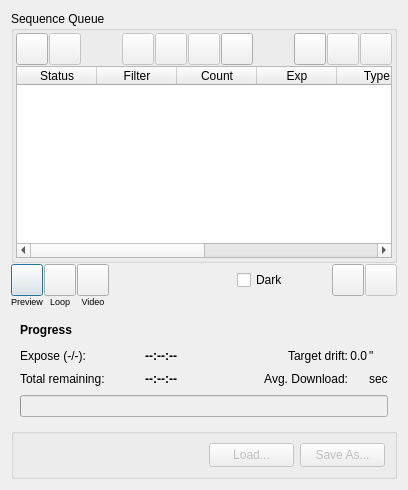
     <widget class="QWidget" name="rightLayoutWidget">
      <layout class="QVBoxLayout" name="RightLayout">
       <property name="spacing">
        <number>2</number>
       </property>
       <item>
        <layout class="QVBoxLayout" name="SequenceQueue">
         <property name="spacing">
          <number>1</number>
         </property>
         <item>
          <widget class="QGroupBox" name="sequenceBox">
           <property name="sizePolicy">
            <sizepolicy hsizetype="Expanding" vsizetype="Expanding">
             <horstretch>0</horstretch>
             <verstretch>0</verstretch>
            </sizepolicy>
           </property>
           <property name="title">
            <string>Sequence Queue</string>
           </property>
           <layout class="QVBoxLayout" name="verticalLayout_8">
            <property name="spacing">
             <number>1</number>
            </property>
            <property name="leftMargin">
             <number>2</number>
            </property>
            <property name="topMargin">
             <number>2</number>
            </property>
            <property name="rightMargin">
             <number>2</number>
            </property>
            <property name="bottomMargin">
             <number>2</number>
            </property>
            <item>
             <layout class="QHBoxLayout" name="horizontalLayout_14" stretch="0,0,1,0,0,0,0,0,2,0,0">
              <property name="spacing">
               <number>1</number>
              </property>
              <item>
               <widget class="QPushButton" name="addToQueueB">
                <property name="sizePolicy">
                 <sizepolicy hsizetype="Fixed" vsizetype="Fixed">
                  <horstretch>0</horstretch>
                  <verstretch>0</verstretch>
                 </sizepolicy>
                </property>
                <property name="minimumSize">
                 <size>
                  <width>32</width>
                  <height>32</height>
                 </size>
                </property>
                <property name="maximumSize">
                 <size>
                  <width>32</width>
                  <height>32</height>
                 </size>
                </property>
                <property name="text">
                 <string />
                </property>
                <attribute name="buttonGroup">
                 <string notr="true">queueEditButtonGroup</string>
                </attribute>
               </widget>
              </item>
              <item>
               <widget class="QPushButton" name="removeFromQueueB">
                <property name="enabled">
                 <bool>false</bool>
                </property>
                <property name="sizePolicy">
                 <sizepolicy hsizetype="Fixed" vsizetype="Fixed">
                  <horstretch>0</horstretch>
                  <verstretch>0</verstretch>
                 </sizepolicy>
                </property>
                <property name="minimumSize">
                 <size>
                  <width>32</width>
                  <height>32</height>
                 </size>
                </property>
                <property name="maximumSize">
                 <size>
                  <width>32</width>
                  <height>32</height>
                 </size>
                </property>
                <property name="text">
                 <string />
                </property>
                <attribute name="buttonGroup">
                 <string notr="true">queueEditButtonGroup</string>
                </attribute>
               </widget>
              </item>
              <item>
               <spacer name="horizontalSpacer_SQ1">
                <property name="orientation">
                 <enum>Qt::Horizontal</enum>
                </property>
                <property name="sizeType">
                 <enum>QSizePolicy::Expanding</enum>
                </property>
                <property name="sizeHint" stdset="0">
                 <size>
                  <width>40</width>
                  <height>20</height>
                 </size>
                </property>
               </spacer>
              </item>
              <item>
               <widget class="QPushButton" name="queueUpB">
                <property name="enabled">
                 <bool>false</bool>
                </property>
                <property name="sizePolicy">
                 <sizepolicy hsizetype="Fixed" vsizetype="Fixed">
                  <horstretch>0</horstretch>
                  <verstretch>0</verstretch>
                 </sizepolicy>
                </property>
                <property name="minimumSize">
                 <size>
                  <width>32</width>
                  <height>32</height>
                 </size>
                </property>
                <property name="maximumSize">
                 <size>
                  <width>32</width>
                  <height>32</height>
                 </size>
                </property>
                <property name="text">
                 <string />
                </property>
                <attribute name="buttonGroup">
                 <string notr="true">queueEditButtonGroup</string>
                </attribute>
               </widget>
              </item>
              <item>
               <widget class="QPushButton" name="queueDownB">
                <property name="enabled">
                 <bool>false</bool>
                </property>
                <property name="sizePolicy">
                 <sizepolicy hsizetype="Fixed" vsizetype="Fixed">
                  <horstretch>0</horstretch>
                  <verstretch>0</verstretch>
                 </sizepolicy>
                </property>
                <property name="minimumSize">
                 <size>
                  <width>32</width>
                  <height>32</height>
                 </size>
                </property>
                <property name="maximumSize">
                 <size>
                  <width>32</width>
                  <height>32</height>
                 </size>
                </property>
                <property name="text">
                 <string />
                </property>
                <attribute name="buttonGroup">
                 <string notr="true">queueEditButtonGroup</string>
                </attribute>
               </widget>
              </item>
              <item>
               <widget class="QPushButton" name="resetB">
                <property name="enabled">
                 <bool>false</bool>
                </property>
                <property name="sizePolicy">
                 <sizepolicy hsizetype="Fixed" vsizetype="Fixed">
                  <horstretch>0</horstretch>
                  <verstretch>0</verstretch>
                 </sizepolicy>
                </property>
                <property name="minimumSize">
                 <size>
                  <width>32</width>
                  <height>32</height>
                 </size>
                </property>
                <property name="maximumSize">
                 <size>
                  <width>32</width>
                  <height>32</height>
                 </size>
                </property>
                <property name="toolTip">
                 <string>Reset status of all jobs</string>
                </property>
                <property name="text">
                 <string />
                </property>
                <attribute name="buttonGroup">
                 <string notr="true">queueEditButtonGroup</string>
                </attribute>
               </widget>
              </item>
              <item>
               <widget class="QPushButton" name="observerB">
                <property name="minimumSize">
                 <size>
                  <width>32</width>
                  <height>32</height>
                 </size>
                </property>
                <property name="maximumSize">
                 <size>
                  <width>32</width>
                  <height>32</height>
                 </size>
                </property>
                <property name="toolTip">
                 <string>Select Observer...</string>
                </property>
                <property name="text">
                 <string />
                </property>
               </widget>
              </item>
              <item>
               <spacer name="horizontalSpacer_SQ2">
                <property name="orientation">
                 <enum>Qt::Horizontal</enum>
                </property>
                <property name="sizeHint" stdset="0">
                 <size>
                  <width>40</width>
                  <height>20</height>
                 </size>
                </property>
               </spacer>
              </item>
              <item>
               <widget class="QPushButton" name="queueLoadB">
                <property name="sizePolicy">
                 <sizepolicy hsizetype="Fixed" vsizetype="Fixed">
                  <horstretch>0</horstretch>
                  <verstretch>0</verstretch>
                 </sizepolicy>
                </property>
                <property name="minimumSize">
                 <size>
                  <width>32</width>
                  <height>32</height>
                 </size>
                </property>
                <property name="maximumSize">
                 <size>
                  <width>32</width>
                  <height>32</height>
                 </size>
                </property>
                <property name="toolTip">
                 <string>Load Capture Sequence from File...</string>
                </property>
                <property name="text">
                 <string />
                </property>
                <attribute name="buttonGroup">
                 <string notr="true">queueEditButtonGroup</string>
                </attribute>
               </widget>
              </item>
              <item>
               <widget class="QPushButton" name="queueSaveB">
                <property name="enabled">
                 <bool>false</bool>
                </property>
                <property name="sizePolicy">
                 <sizepolicy hsizetype="Fixed" vsizetype="Fixed">
                  <horstretch>0</horstretch>
                  <verstretch>0</verstretch>
                 </sizepolicy>
                </property>
                <property name="minimumSize">
                 <size>
                  <width>32</width>
                  <height>32</height>
                 </size>
                </property>
                <property name="maximumSize">
                 <size>
                  <width>32</width>
                  <height>32</height>
                 </size>
                </property>
                <property name="toolTip">
                 <string>Save Capture Sequence...</string>
                </property>
                <property name="text">
                 <string />
                </property>
                <attribute name="buttonGroup">
                 <string notr="true">queueEditButtonGroup</string>
                </attribute>
               </widget>
              </item>
              <item>
               <widget class="QPushButton" name="queueSaveAsB">
                <property name="enabled">
                 <bool>false</bool>
                </property>
                <property name="sizePolicy">
                 <sizepolicy hsizetype="Fixed" vsizetype="Fixed">
                  <horstretch>0</horstretch>
                  <verstretch>0</verstretch>
                 </sizepolicy>
                </property>
                <property name="minimumSize">
                 <size>
                  <width>32</width>
                  <height>32</height>
                 </size>
                </property>
                <property name="maximumSize">
                 <size>
                  <width>32</width>
                  <height>32</height>
                 </size>
                </property>
                <property name="toolTip">
                 <string>Save Capture Sequence As...</string>
                </property>
                <property name="text">
                 <string />
                </property>
                <attribute name="buttonGroup">
                 <string notr="true">queueEditButtonGroup</string>
                </attribute>
               </widget>
              </item>
             </layout>
            </item>
            <item>
             <widget class="QTableWidget" name="queueTable">
              <property name="sizePolicy">
               <sizepolicy hsizetype="MinimumExpanding" vsizetype="MinimumExpanding">
                <horstretch>0</horstretch>
                <verstretch>0</verstretch>
               </sizepolicy>
              </property>
              <property name="horizontalScrollBarPolicy">
               <enum>Qt::ScrollBarAsNeeded</enum>
              </property>
              <property name="selectionBehavior">
               <enum>QAbstractItemView::SelectRows</enum>
              </property>
              <attribute name="horizontalHeaderMinimumSectionSize">
               <number>30</number>
              </attribute>
              <attribute name="horizontalHeaderDefaultSectionSize">
               <number>80</number>
              </attribute>
              <column>
               <property name="text">
                <string>Status</string>
               </property>
              </column>
              <column>
               <property name="text">
                <string>Filter</string>
               </property>
              </column>
              <column>
               <property name="text">
                <string>Count</string>
               </property>
              </column>
              <column>
               <property name="text">
                <string>Exp</string>
               </property>
              </column>
              <column>
               <property name="text">
                <string>Type</string>
               </property>
              </column>
              <column>
               <property name="text">
                <string>Bin</string>
               </property>
              </column>
              <column>
               <property name="text">
                <string>ISO/Gain</string>
               </property>
              </column>
              <column>
               <property name="text">
                <string>Offset</string>
               </property>
              </column>
             </widget>
            </item>
           </layout>
          </widget>
         </item>
         <item>
          <layout class="QGridLayout" name="buttonsGrid" columnstretch="0,0,0,3,0,1,0,0">
           <property name="verticalSpacing">
            <number>0</number>
           </property>
           <item row="1" column="2">
            <widget class="QLabel" name="videoLabel">
             <property name="font">
              <font>
               <pointsize>7</pointsize>
              </font>
             </property>
             <property name="text">
              <string>Video</string>
             </property>
             <property name="alignment">
              <set>Qt::AlignCenter</set>
             </property>
            </widget>
           </item>
           <item row="1" column="0">
            <widget class="QLabel" name="previewLabel">
             <property name="font">
              <font>
               <pointsize>7</pointsize>
              </font>
             </property>
             <property name="text">
              <string>Preview</string>
             </property>
             <property name="alignment">
              <set>Qt::AlignCenter</set>
             </property>
            </widget>
           </item>
           <item row="1" column="1">
            <widget class="QLabel" name="loopLabel">
             <property name="font">
              <font>
               <pointsize>7</pointsize>
              </font>
             </property>
             <property name="text">
              <string>Loop</string>
             </property>
             <property name="alignment">
              <set>Qt::AlignCenter</set>
             </property>
            </widget>
           </item>
           <item row="0" column="1">
            <widget class="QPushButton" name="loopB">
             <property name="minimumSize">
              <size>
               <width>32</width>
               <height>32</height>
              </size>
             </property>
             <property name="maximumSize">
              <size>
               <width>32</width>
               <height>32</height>
              </size>
             </property>
             <property name="toolTip">
              <string>Start Framing (Looping)...</string>
             </property>
             <property name="text">
              <string />
             </property>
             <property name="icon">
              <iconset theme="media-playlist-repeat" />
             </property>
             <property name="iconSize">
              <size>
               <width>28</width>
               <height>28</height>
              </size>
             </property>
             <attribute name="buttonGroup">
              <string notr="true">sequenceControlsButtonGroup</string>
             </attribute>
            </widget>
           </item>
           <item row="0" column="6">
            <widget class="QPushButton" name="startB">
             <property name="sizePolicy">
              <sizepolicy hsizetype="Fixed" vsizetype="Fixed">
               <horstretch>0</horstretch>
               <verstretch>0</verstretch>
              </sizepolicy>
             </property>
             <property name="minimumSize">
              <size>
               <width>32</width>
               <height>32</height>
              </size>
             </property>
             <property name="maximumSize">
              <size>
               <width>32</width>
               <height>32</height>
              </size>
             </property>
             <property name="toolTip">
              <string>Start Sequence</string>
             </property>
             <property name="text">
              <string />
             </property>
             <attribute name="buttonGroup">
              <string notr="true">sequenceControlsButtonGroup</string>
             </attribute>
            </widget>
           </item>
           <item row="0" column="2">
            <widget class="QPushButton" name="liveVideoB">
             <property name="enabled">
              <bool>true</bool>
             </property>
             <property name="minimumSize">
              <size>
               <width>32</width>
               <height>32</height>
              </size>
             </property>
             <property name="maximumSize">
              <size>
               <width>32</width>
               <height>32</height>
              </size>
             </property>
             <property name="toolTip">
              <string>Live Video...</string>
             </property>
             <property name="text">
              <string />
             </property>
             <property name="icon">
              <iconset theme="camera-off" />
             </property>
             <property name="iconSize">
              <size>
               <width>28</width>
               <height>28</height>
              </size>
             </property>
             <property name="checkable">
              <bool>true</bool>
             </property>
             <attribute name="buttonGroup">
              <string notr="true">sequenceControlsButtonGroup</string>
             </attribute>
            </widget>
           </item>
           <item row="0" column="5">
            <spacer name="buttonSpacer">
             <property name="orientation">
              <enum>Qt::Horizontal</enum>
             </property>
             <property name="sizeType">
              <enum>QSizePolicy::Expanding</enum>
             </property>
             <property name="sizeHint" stdset="0">
              <size>
               <width>20</width>
               <height>20</height>
              </size>
             </property>
            </spacer>
           </item>
           <item row="0" column="3">
            <spacer name="horizontalSpacer_4">
             <property name="orientation">
              <enum>Qt::Horizontal</enum>
             </property>
             <property name="sizeHint" stdset="0">
              <size>
               <width>40</width>
               <height>20</height>
              </size>
             </property>
            </spacer>
           </item>
           <item row="0" column="0">
            <widget class="QPushButton" name="previewB">
             <property name="minimumSize">
              <size>
               <width>32</width>
               <height>32</height>
              </size>
             </property>
             <property name="maximumSize">
              <size>
               <width>32</width>
               <height>32</height>
              </size>
             </property>
             <property name="toolTip">
              <string>Capture a Preview...</string>
             </property>
             <property name="text">
              <string />
             </property>
             <property name="icon">
              <iconset theme="camera-photo" />
             </property>
             <property name="iconSize">
              <size>
               <width>28</width>
               <height>28</height>
              </size>
             </property>
             <property name="autoDefault">
              <bool>true</bool>
             </property>
             <property name="default">
              <bool>true</bool>
             </property>
             <attribute name="buttonGroup">
              <string notr="true">sequenceControlsButtonGroup</string>
             </attribute>
            </widget>
           </item>
           <item row="0" column="4">
            <widget class="QCheckBox" name="darkB">
             <property name="sizePolicy">
              <sizepolicy hsizetype="Minimum" vsizetype="Maximum">
               <horstretch>0</horstretch>
               <verstretch>0</verstretch>
              </sizepolicy>
             </property>
             <property name="sizeIncrement">
              <size>
               <width>0</width>
               <height>0</height>
              </size>
             </property>
             <property name="baseSize">
              <size>
               <width>0</width>
               <height>0</height>
              </size>
             </property>
             <property name="toolTip">
              <string>&lt;html&gt;&lt;head/&gt;&lt;body&gt;&lt;p&gt;Automatically apply dark subtraction on preview images if a suitable dark frame is available.&lt;/p&gt;&lt;/body&gt;&lt;/html&gt;</string>
             </property>
             <property name="text">
              <string>Dark</string>
             </property>
            </widget>
           </item>
           <item row="0" column="7">
            <widget class="QPushButton" name="pauseB">
             <property name="enabled">
              <bool>false</bool>
             </property>
             <property name="sizePolicy">
              <sizepolicy hsizetype="Fixed" vsizetype="Fixed">
               <horstretch>0</horstretch>
               <verstretch>0</verstretch>
              </sizepolicy>
             </property>
             <property name="minimumSize">
              <size>
               <width>32</width>
               <height>32</height>
              </size>
             </property>
             <property name="maximumSize">
              <size>
               <width>32</width>
               <height>32</height>
              </size>
             </property>
             <property name="toolTip">
              <string>Pause Sequence</string>
             </property>
             <property name="text">
              <string />
             </property>
             <property name="autoDefault">
              <bool>true</bool>
             </property>
             <property name="default">
              <bool>true</bool>
             </property>
             <attribute name="buttonGroup">
              <string notr="true">sequenceControlsButtonGroup</string>
             </attribute>
            </widget>
           </item>
          </layout>
         </item>
        </layout>
       </item>
       <item>
        <layout class="QVBoxLayout" name="verticalLayout">
         <property name="spacing">
          <number>2</number>
         </property>
         <item>
          <widget class="QFrame" name="processGrid">
           <property name="frameShape">
            <enum>QFrame::Box</enum>
           </property>
           <property name="frameShadow">
            <enum>QFrame::Sunken</enum>
           </property>
           <property name="lineWidth">
            <number>0</number>
           </property>
           <layout class="QGridLayout" name="progressGrid" columnstretch="0,0,10,0,1,0">
            <property name="horizontalSpacing">
             <number>2</number>
            </property>
            <item row="2" column="0">
             <widget class="QLabel" name="jobLabel">
              <property name="text">
               <string>Total remaining:</string>
              </property>
             </widget>
            </item>
            <item row="1" column="0">
             <widget class="QLabel" name="frameInfoLabel">
              <property name="font">
               <font>
                <bold>false</bold>
               </font>
              </property>
              <property name="text">
               <string>Expose (-/-):</string>
              </property>
             </widget>
            </item>
            <item row="2" column="2">
             <spacer name="horizontalSpacer_5">
              <property name="orientation">
               <enum>Qt::Horizontal</enum>
              </property>
              <property name="sizeHint" stdset="0">
               <size>
                <width>40</width>
                <height>20</height>
               </size>
              </property>
             </spacer>
            </item>
            <item row="1" column="1">
             <widget class="QLabel" name="frameRemainingTime">
              <property name="minimumSize">
               <size>
                <width>70</width>
                <height>0</height>
               </size>
              </property>
              <property name="font">
               <font>
                <bold>true</bold>
               </font>
              </property>
              <property name="text">
               <string>--:--:--</string>
              </property>
              <property name="alignment">
               <set>Qt::AlignRight|Qt::AlignTrailing|Qt::AlignVCenter</set>
              </property>
             </widget>
            </item>
            <item row="2" column="4">
             <widget class="QLabel" name="avgDownloadTime">
              <property name="text">
               <string />
              </property>
              <property name="alignment">
               <set>Qt::AlignRight|Qt::AlignTrailing|Qt::AlignVCenter</set>
              </property>
             </widget>
            </item>
            <item row="0" column="0">
             <widget class="QLabel" name="progressLabel">
              <property name="text">
               <string>&lt;b&gt;Progress&lt;/b&gt;</string>
              </property>
             </widget>
            </item>
            <item row="2" column="1">
             <widget class="QLabel" name="jobRemainingTime">
              <property name="minimumSize">
               <size>
                <width>70</width>
                <height>0</height>
               </size>
              </property>
              <property name="font">
               <font>
                <bold>true</bold>
               </font>
              </property>
              <property name="text">
               <string>--:--:--</string>
              </property>
              <property name="alignment">
               <set>Qt::AlignRight|Qt::AlignTrailing|Qt::AlignVCenter</set>
              </property>
             </widget>
            </item>
            <item row="2" column="3">
             <widget class="QLabel" name="avgDownloadLabel">
              <property name="text">
               <string>Avg. Download:</string>
              </property>
              <property name="alignment">
               <set>Qt::AlignRight|Qt::AlignTrailing|Qt::AlignVCenter</set>
              </property>
             </widget>
            </item>
            <item row="2" column="5">
             <widget class="QLabel" name="secLabel">
              <property name="text">
               <string>sec</string>
              </property>
             </widget>
            </item>
            <item row="0" column="1" colspan="5">
             <widget class="Ekos::LedStatusWidget" name="captureStatusWidget" native="true">
              <property name="minimumSize">
               <size>
                <width>0</width>
                <height>25</height>
               </size>
              </property>
             </widget>
            </item>
            <item row="3" column="0" colspan="6">
             <widget class="QProgressBar" name="imgProgress">
              <property name="enabled">
               <bool>false</bool>
              </property>
             </widget>
            </item>
            <item row="1" column="3">
             <widget class="QLabel" name="targetDriftLabel">
              <property name="text">
               <string>Target drift:</string>
              </property>
              <property name="alignment">
               <set>Qt::AlignRight|Qt::AlignTrailing|Qt::AlignVCenter</set>
              </property>
             </widget>
            </item>
            <item row="1" column="4">
             <widget class="QLabel" name="targetDrift">
              <property name="text">
               <string>0.0</string>
              </property>
              <property name="alignment">
               <set>Qt::AlignRight|Qt::AlignTrailing|Qt::AlignVCenter</set>
              </property>
             </widget>
            </item>
            <item row="1" column="5">
             <widget class="QLabel" name="targetDriftUnit">
              <property name="text">
               <string>"</string>
              </property>
             </widget>
            </item>
           </layout>
          </widget>
         </item>
         <item>
          <widget class="QGroupBox" name="loadSaveBox">
           <property name="enabled">
            <bool>false</bool>
           </property>
           <property name="visible">
            <bool>false</bool>
           </property>
           <property name="flat">
            <bool>true</bool>
           </property>
           <layout class="QHBoxLayout" name="loadSaveLayout">
            <item>
             <spacer name="loadSaveSpacer">
              <property name="orientation">
               <enum>Qt::Horizontal</enum>
              </property>
              <property name="sizeHint" stdset="0">
               <size>
                <width>40</width>
                <height>20</height>
               </size>
              </property>
             </spacer>
            </item>
            <item>
             <widget class="QPushButton" name="esqLoadB">
              <property name="minimumSize">
               <size>
                <width>85</width>
                <height>24</height>
               </size>
              </property>
              <property name="maximumSize">
               <size>
                <width>85</width>
                <height>32</height>
               </size>
              </property>
              <property name="toolTip">
               <string>Load a new sequence file</string>
              </property>
              <property name="text">
               <string>Load...</string>
              </property>
             </widget>
            </item>
            <item>
             <widget class="QPushButton" name="esqSaveAsB">
              <property name="minimumSize">
               <size>
                <width>85</width>
                <height>24</height>
               </size>
              </property>
              <property name="maximumSize">
               <size>
                <width>85</width>
                <height>32</height>
               </size>
              </property>
              <property name="toolTip">
               <string>Save to a new sequence file</string>
              </property>
              <property name="text">
               <string>Save As...</string>
              </property>
             </widget>
            </item>
           </layout>
          </widget>
         </item>
        </layout>
       </item>
      </layout>
     </widget>
